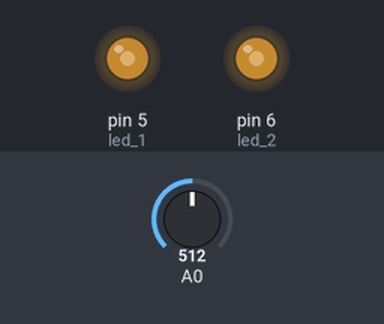
Bench run of a sketch on a simulated Arduino Uno, built with avr-gcc and run on an emulated ATmega328P. Shown: output pins drawn as LEDs (lit = HIGH). The test bench sets the inputs (shaded band); at power-on: A0 = 512.

Above: at 1.2 s.
1.3 s: A0 set to 716
At 2.5 s:
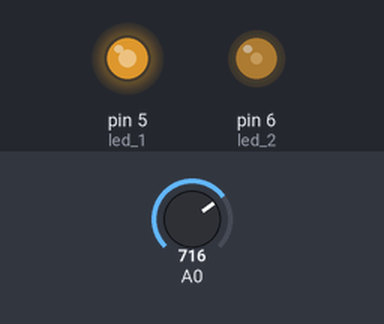
2.8 s: A0 set to 900
At 3.8 s:
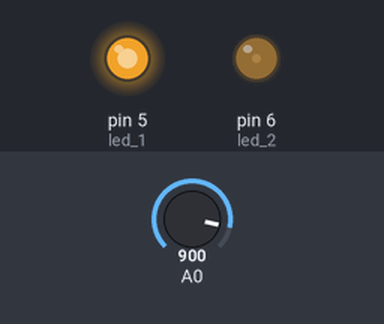
4.3 s: A0 set to 1023
At 5.0 s:
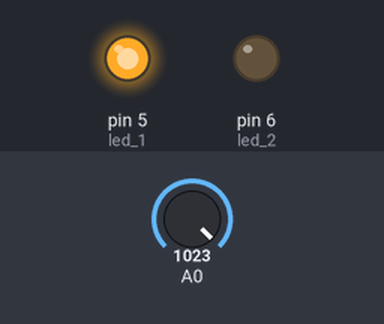
5.8 s: A0 set to 306
At 6.1 s:
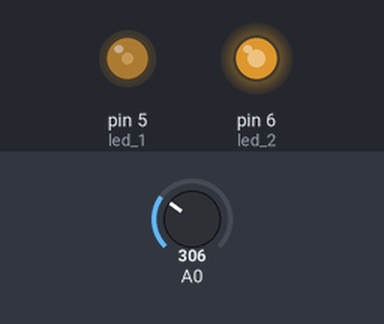
7.3 s: A0 set to 122
At 8.5 s:
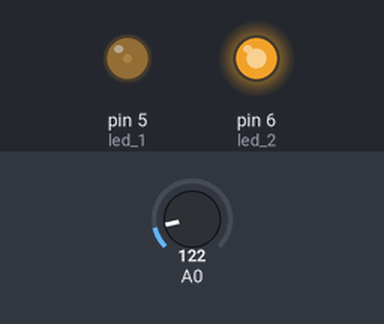
8.8 s: A0 set to 511
At 9.6 s:
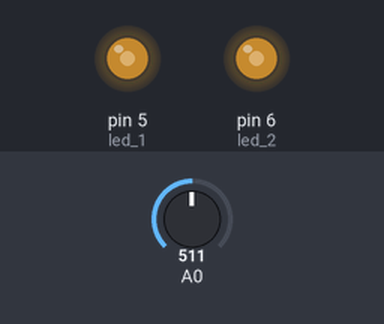
Timing chart, 0 to 11.3 s (numbered marks = the images above; inputs shaded):
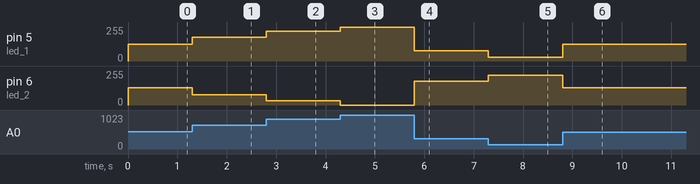

The sketch:

12_24_d.ino
```cpp
const int led_1= 5;
const int led_2=6;
void setup() {
  // put your setup code here, to run once:
  pinMode(led_1, OUTPUT);
  pinMode(led_2, OUTPUT);
}

void loop() {
  // put your main code here, to run repeatedly:
  int value= analogRead(A0); //get value from A0
  int offset= map(value, 0, 1023, 0, 255);
  //this is offset value:
  //brightness of led_1 is controlled by this offset value
  analogWrite(led_1, offset);
  analogWrite(led_2, 255-offset);

}
```

Measured:
- after the input at 1.3 s, pin 5 (led_1): 127/255 → 178/255 at once; pin 6 (led_2): 128/255 → 77/255 at once
- after the input at 2.8 s, pin 5 (led_1): 178/255 → 224/255 at once; pin 6 (led_2): 77/255 → 31/255 at once
- after the input at 4.3 s, pin 5 (led_1): 224/255 → 255/255 at once; pin 6 (led_2): 31/255 → 0/255 at once
- after the input at 5.8 s, pin 5 (led_1): 255/255 → 76/255 at once; pin 6 (led_2): 0/255 → 179/255 at once
- after the input at 7.3 s, pin 5 (led_1): 76/255 → 30/255 at once; pin 6 (led_2): 179/255 → 225/255 at once
- after the input at 8.8 s, pin 5 (led_1): 30/255 → 127/255 at once; pin 6 (led_2): 225/255 → 128/255 at once
